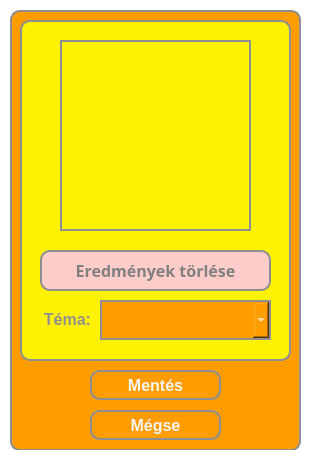
<?xml version="1.0" encoding="UTF-8"?>
<ui version="4.0">
 <class>MainWindow</class>
 <widget class="QMainWindow" name="MainWindow">
  <property name="geometry">
   <rect>
    <x>0</x>
    <y>0</y>
    <width>311</width>
    <height>472</height>
   </rect>
  </property>
  <property name="windowTitle">
   <string>Beállítások</string>
  </property>
  <property name="styleSheet">
   <string notr="true">* {
	background-color: white;
}</string>
  </property>
  <widget class="QWidget" name="centralwidget">
   <widget class="QWidget" name="widget_3" native="true">
    <property name="geometry">
     <rect>
      <x>10</x>
      <y>10</y>
      <width>291</width>
      <height>441</height>
     </rect>
    </property>
    <property name="styleSheet">
     <string notr="true">* {
	background-color: #FF9C00;
	border: 2px solid #8f8f91;
	border-radius: 10px;
	color: white;
	font-size: 16px;
	font-weight: bold;
}</string>
    </property>
    <widget class="QPushButton" name="saveAndCloseButton">
     <property name="geometry">
      <rect>
       <x>80</x>
       <y>360</y>
       <width>131</width>
       <height>30</height>
      </rect>
     </property>
     <property name="styleSheet">
      <string notr="true">* {
	background-color: #FF9C00;
	border: 2px solid #8f8f91;
	border-radius: 10px;
	color: whitesmoke;
}

*:hover {
	background-color: #FFF200;
	color: #8f8f91;
}</string>
     </property>
     <property name="text">
      <string>Mentés</string>
     </property>
    </widget>
    <widget class="QPushButton" name="abortButton">
     <property name="geometry">
      <rect>
       <x>80</x>
       <y>400</y>
       <width>131</width>
       <height>30</height>
      </rect>
     </property>
     <property name="styleSheet">
      <string notr="true">* {
	background-color: #FF9C00;
	border: 2px solid #8f8f91;
	border-radius: 10px;
	color: whitesmoke;
}

*:hover {
	background-color: #FFF200;
	color: #8f8f91;
}</string>
     </property>
     <property name="text">
      <string>Mégse</string>
     </property>
    </widget>
    <widget class="QWidget" name="widget_2" native="true">
     <property name="geometry">
      <rect>
       <x>10</x>
       <y>10</y>
       <width>271</width>
       <height>341</height>
      </rect>
     </property>
     <property name="styleSheet">
      <string notr="true">* {
	background-color: #FFF200;
	border: 2px solid #8f8f91;
	border-radius: 10px;
	color: white;
	font-size: 16px;
	font-weight: bold;
}</string>
     </property>
     <widget class="QFrame" name="profilePicture">
      <property name="geometry">
       <rect>
        <x>40</x>
        <y>20</y>
        <width>191</width>
        <height>191</height>
       </rect>
      </property>
      <property name="styleSheet">
       <string notr="true">border-radius: 0px;</string>
      </property>
      <property name="frameShape">
       <enum>QFrame::StyledPanel</enum>
      </property>
      <property name="frameShadow">
       <enum>QFrame::Raised</enum>
      </property>
     </widget>
     <widget class="QPushButton" name="restoreDefaultResultsButton">
      <property name="geometry">
       <rect>
        <x>20</x>
        <y>230</y>
        <width>231</width>
        <height>41</height>
       </rect>
      </property>
      <property name="font">
       <font>
        <family>Corbel</family>
        <pointsize>-1</pointsize>
        <bold>true</bold>
       </font>
      </property>
      <property name="styleSheet">
       <string notr="true">* {
	background-color: rgb(255, 205, 201);
	color: grey;
}

*:hover {
	background-color: rgb(255, 102, 89);
	color: white;
}</string>
      </property>
      <property name="text">
       <string>Eredmények törlése</string>
      </property>
     </widget>
     <widget class="QComboBox" name="changeThemeBox">
      <property name="geometry">
       <rect>
        <x>80</x>
        <y>280</y>
        <width>171</width>
        <height>40</height>
       </rect>
      </property>
      <property name="font">
       <font>
        <family>Corbel</family>
        <pointsize>-1</pointsize>
        <bold>true</bold>
       </font>
      </property>
      <property name="styleSheet">
       <string notr="true">* {
	background-color: #FF9C00;
	border-radius: 0;
}</string>
      </property>
      <property name="editable">
       <bool>true</bool>
      </property>
      <property name="currentText">
       <string/>
      </property>
      <property name="placeholderText">
       <string/>
      </property>
      <property name="frame">
       <bool>true</bool>
      </property>
     </widget>
     <widget class="QLabel" name="themeLabel">
      <property name="geometry">
       <rect>
        <x>20</x>
        <y>290</y>
        <width>51</width>
        <height>31</height>
       </rect>
      </property>
      <property name="layoutDirection">
       <enum>Qt::LeftToRight</enum>
      </property>
      <property name="styleSheet">
       <string notr="true">*{
	color: #8f8f91;
	border: none;
}</string>
      </property>
      <property name="text">
       <string>Téma:</string>
      </property>
      <property name="alignment">
       <set>Qt::AlignRight</set>
      </property>
     </widget>
    </widget>
   </widget>
  </widget>
  <widget class="QStatusBar" name="statusbar"/>
 </widget>
 <resources/>
 <connections/>
</ui>
